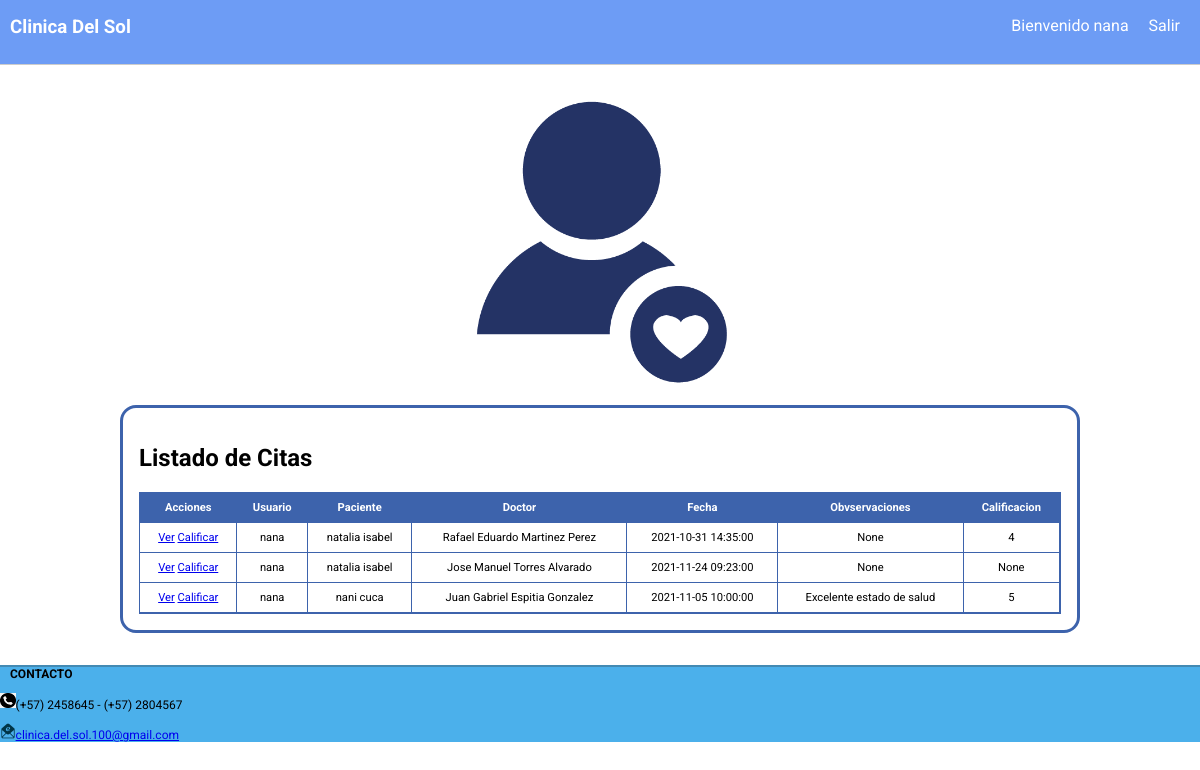
The app's page /sesion/usuario/ver_citas/ (signed in) with its own data.
### tables this page shows
CREATE TABLE citas (id INTEGER PRIMARY KEY AUTOINCREMENT NOT NULL, usuario CHAR (150) NOT NULL, paciente CHAR (100) NOT NULL, doctor CHAR (150) NOT NULL, fecha CHAR (500) NOT NULL UNIQUE, observaciones CHAR (150), calificacion CHAR (10));

### app.py (the view)
@app.route('/sesion/usuario/ver_citas/', methods=["GET"])
@login_required
def get_listado_mensajes():
    formulario = FormCitas(request.form)
    nombre_usuario = session.get('nombre_usuario')
    formulario.usuario.data = nombre_usuario
    objeto_cita = citas( formulario.usuario.data, None,None, None,None, None)
    if objeto_cita.listado():
        return render_template('lista_citas.html', lista=objeto_cita.listado(),aver=session.get('nombre_usuario'), form=FormCitas() )
    else:
         return render_template('paciente.html', mensaje="Aun no tiene citas programadas", aver=session.get('nombre_usuario'))

### app.py (called while the page is built)
def login_required(view):
    @functools.wraps(view)
    def wrapped_view(**kwargs):
        if g.user is None:
            return redirect( url_for('sesion') )
        return view(**kwargs)
    return wrapped_view

@app.before_request
def cargar_usuario_autenticado():
    nombre_usuario = session.get('nombre_usuario')
    if nombre_usuario is None:
        g.user = None
    else:
        g.user = paciente.cargar(nombre_usuario)

@app.before_request
def cargar_medico_autenticado():
    nombre_usuario = session.get('nombre_usuario')
    if nombre_usuario is None:
        g.medic = None
    else:
        g.medic = paciente.cargar2(nombre_usuario)

@app.before_request
def cargar_admin_autenticado():
    nombre_usuario = session.get('nombre_usuario')
    if nombre_usuario is None:
        g.admin = None
    else:
        g.admin = paciente.cargaradmin(nombre_usuario)

### db.py (called while the page is built)
def conectar():
    try:
        conn = sqlite3.connect('db/clinica.db')
        return conn
    except Error as err:
        print("Ocurrió un error al establecer la conexión: " + str(err))
        return None

def ejecutar_select(_sql, lista_pametros):
    try:
        conn = conectar()
        if conn:
            conn.row_factory = fabrica_diccionarios
            objeto_cursor = conn.cursor()
            if lista_pametros:
                objeto_cursor.execute(_sql, lista_pametros)
            else:
                objeto_cursor.execute(_sql)
            filas = objeto_cursor.fetchall()
            objeto_cursor.close()
            conn.close()
            return filas
        else:
            print("No se pudo establecer la conexión. Ver errores previos.")
            return None
    except Error as err:
        print("Ocurrió un error al intentar ejecutar el comando: " + _sql + " - " + str(err))
        return None

def fabrica_diccionarios(cursor, row):
    d = {}
    for idx, col in enumerate(cursor.description):
        d[col[0]] = row[idx]
    return d

### models.py (called while the page is built)
    @classmethod
    def cargar(cls, p_usuario):
        sql = "SELECT usuario, nombre, documento,correo FROM pacientes WHERE usuario = ?;"
        obj = db.ejecutar_select(sql, [p_usuario])
        if obj:
            if len(obj)>0:
                return cls(obj[0]["usuario"], obj[0]["nombre"],obj[0]["documento"], obj[0]["correo"], '******')
        return None

    def listado(self):
        sql = "SELECT * FROM citas  WHERE usuario = ?;"
        return db.ejecutar_select(sql, [self.usuario])

### templates/lista_citas.html
{% extends 'layout.html' %}
{% block contenido %}
<div class="formulario">
    <h2>Listado de Citas</h2>
    <table class="tabla">
        <tr>
            <th>Acciones</th>
            <th>Usuario</th>
            <th>Paciente</th>
            <th>Doctor</th>
            <th>Fecha</th>
            <th>Obvservaciones</th>
            <th>Calificacion</th>
        </tr>
        {% if lista %}
            {% for item in lista %}
                <tr>
                    <td>
                        <a href="{{ url_for('get_mensaje',fecha = item.fecha)}}">Ver</a>
                        <a href="{{ url_for('calificar_cita',  id_fecha = item.fecha) }}">Calificar</a>
                    </td>
                    <td>{{ item.usuario }}</td>
                    <td>{{ item.paciente }}</td>
                    <td>{{ item.doctor }}</td>
                    <td>{{ item.fecha }}</td>
                    <td>{{ item.observaciones }}</td>
                    <td>{{ item.calificacion }}</td>
                </tr>
            {% endfor %}
        {% else %}
                <tr>
                    <td colspan="5">No se encontraron citas en la base de datos</td>
                </tr>
        {% endif %}
    </table>
</div>
{% endblock %}

### static/css/estilos.css (style rules this page uses)
body { margin: 0px; font-family: 'Roboto', sans-serif; }
.formulario { border: 3px solid rgb(61, 99, 172); border-radius: 1rem; padding: 1rem; }
.formulario { border: 3px solid rgb(61, 99, 172); border-radius: 1rem; padding: 1rem }
.tabla { width: 100%; border: 1px solid rgb(61, 99, 172); font-size: 0.7rem; padding: 0px; border-spacing: 0px; }
.tabla th, .tabla td { border-right: 1px solid rgb(61, 99, 172); border-bottom: 1px solid rgb(61, 99, 172); padding: 0.5rem; text-align: center; vertical-align: middle; color: #000; }
.tabla th { background-color: rgb(61, 99, 172); color:white; }

### records on screen
citas: usuario "nana", paciente "natalia isabel", doctor "Rafael Eduardo Martinez Perez", fecha "2021-10-31 14:35:00", observaciones "None", calificacion "4"
citas: usuario "nana", paciente "natalia isabel", doctor "Jose Manuel Torres Alvarado", fecha "2021-11-24 09:23:00", observaciones "None", calificacion "None"
citas: usuario "nana", paciente "nani cuca", doctor "Juan Gabriel Espitia Gonzalez", fecha "2021-11-05 10:00:00", observaciones "Excelente estado de salud", calificacion "5"

### other values on screen
{{ aver }} "nana"
